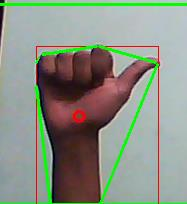
#> input picture A_1.0.jpg, 187 x 204 px, given in place of common.jpg, which was not available
$ python god_please_2.py   (Python 2 division)
#> lines starting #> are read from the running program, lines starting #| are printed output that depends on the picture; after the words box and inside, x2 and y2 are one past the last pixel; in counts of white or black regions, pixels touching at a corner belong together; pictures that were not available may be replaced by others from this repository, and a replacement may not be noted
import cv2
import numpy as np
import math

MIN_MATCH_COUNT=5

detector=cv2.xfeatures2d.SIFT_create()


FLANN_INDEX_KDTREE = 0
flannParam=dict(algorithm=FLANN_INDEX_KDTREE,tree=5)
flann=cv2.FlannBasedMatcher(flannParam,{})


img_check_A = cv2.imread("common.jpg",0)
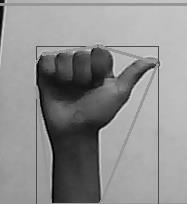
#> img_check_A: shape (204, 187); min 0, max 216, mean 142.3
trainKP,trainDesc_A=detector.detectAndCompute(img_check_A,None)
#> trainKP = 85 keypoints; strongest (x, y, size): (77, 92, 59.5), (100, 131, 2.5), (152, 66, 3.5), (113, 77, 2)


cap = cv2.VideoCapture(0)

while True:
    ret, source=cap.read()
#> source is the input picture: shape (204, 187, 3); mean B, G, R 133.1, 145.9, 138.9
    cv2.rectangle(source, (300, 300), (100, 100), (0, 255, 0), 2)
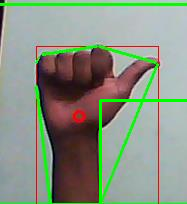
#> source: shape (204, 187, 3); 1.49% of pixels changed, all inside (x1, y1, x2, y2) = (99, 99, 187, 204)
    crop_image = source[100:300, 100:300]
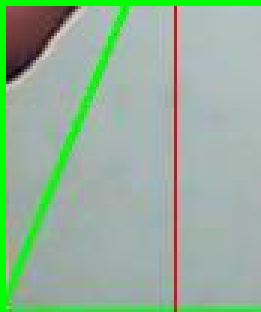
#> crop_image: shape (104, 87, 3) (shown 3 times larger); mean B, G, R 154.5, 178.2, 149.5
    gray = cv2.cvtColor(crop_image, cv2.COLOR_BGR2GRAY)
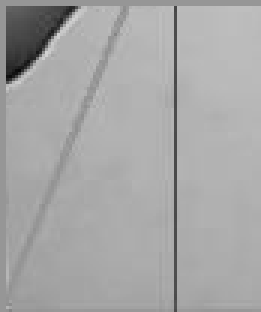
#> gray: shape (104, 87) (shown 3 times larger); min 8, max 210, mean 166.9
    blur = cv2.GaussianBlur(gray, (15, 15), 0)
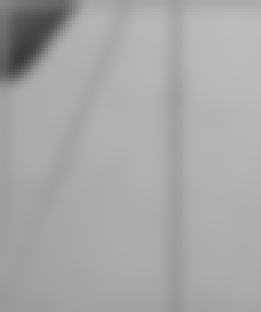
#> blur: shape (104, 87) (shown 3 times larger); min 61, max 188, mean 166.9
    ret, QueryImg = cv2.threshold(blur, 70, 255, cv2.THRESH_BINARY_INV + cv2.THRESH_OTSU)
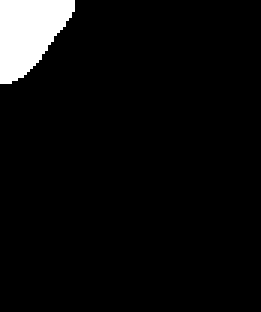
#> QueryImg: shape (104, 87) (shown 3 times larger); 5.3% white; 1 white region, box (x1, y1, x2, y2) and area: (0, 0, 25, 28) 476
#> ret = 132
    queryKP, queryDesc= detector.detectAndCompute(QueryImg,None)
#> queryKP = (); queryDesc = None
    matches_A=flann.knnMatch(queryDesc,trainDesc_A,k=2)
#> matches_A = ()


    goodMatch_A=[]

    for m,n in matches_A:
        if(m.distance<0.75*n.distance):
            goodMatch_A.append(m)
#> this loop made 0 passes
#> after the loop, goodMatch_A = []


    if(len(goodMatch_A)>MIN_MATCH_COUNT):
       cv2.putText(source, "A", (5, 50),cv2.FONT_HERSHEY_SIMPLEX, 1, 3)
    else:
        cv2.putText(source, "not enough matches", (5, 50),
cv2.FONT_HERSHEY_SIMPLEX, 1, 3)
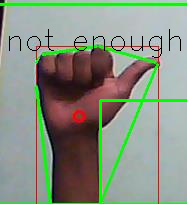
#> source: shape (204, 187, 3); 0.97% of pixels changed, all inside (x1, y1, x2, y2) = (9, 29, 181, 58)
#> (the run stopped early here; a loop or call above may not have finished)
